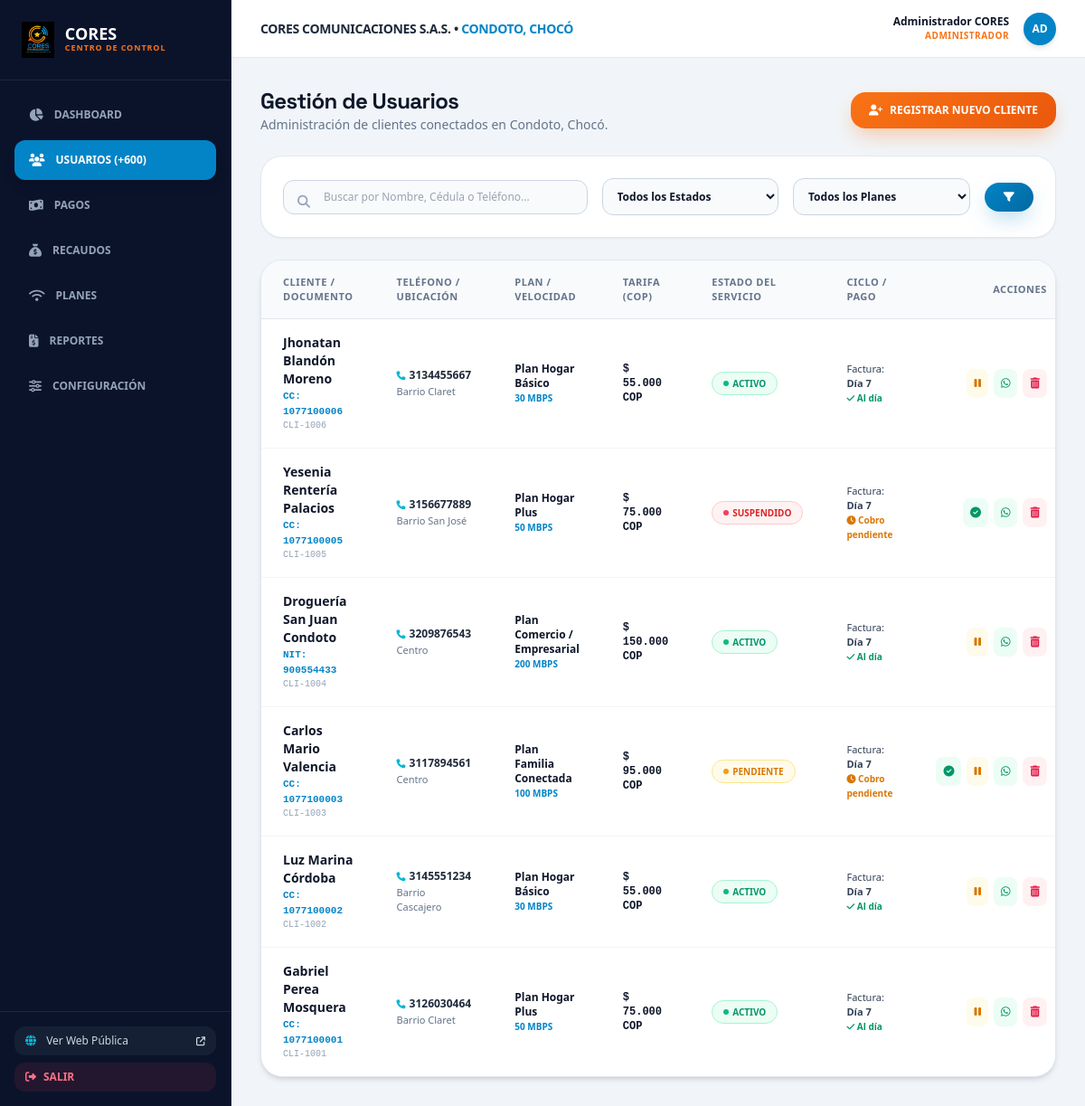
The app's page /index.php?view=admin_users (signed in) with its own data.
### tables this page shows
CREATE TABLE IF NOT EXISTS `users` (
    `id` INT AUTO_INCREMENT PRIMARY KEY,
    `client_code` VARCHAR(50) NULL UNIQUE,
    `name` VARCHAR(150) NOT NULL,
    `document_type` VARCHAR(20) DEFAULT 'CC',
    `document_number` VARCHAR(50) NOT NULL UNIQUE,
    `email` VARCHAR(120) NOT NULL UNIQUE,
    `phone` VARCHAR(30) NOT NULL,
    `address` VARCHAR(200) NOT NULL DEFAULT 'Condoto, Chocó',
    `neighborhood` VARCHAR(100) NULL,
    `role` ENUM('admin', 'operator', 'client') DEFAULT 'client',
    `plan_id` INT NULL,
    `status` ENUM('ACTIVO', 'PENDIENTE DE PAGO', 'SUSPENDIDO') DEFAULT 'ACTIVO',
    `password` VARCHAR(255) NOT NULL,
    `billing_day` INT DEFAULT 7,
    `suspension_day` INT DEFAULT 8,
    `collection_day` INT DEFAULT 22,
    `installation_date` DATE NULL,
    `notes` TEXT NULL,
    `created_at` TIMESTAMP DEFAULT CURRENT_TIMESTAMP,
    `updated_at` TIMESTAMP DEFAULT CURRENT_TIMESTAMP ON UPDATE CURRENT_TIMESTAMP,
    FOREIGN KEY (`plan_id`) REFERENCES `plans`(`id`) ON DELETE SET NULL
);

CREATE TABLE IF NOT EXISTS `plans` (
    `id` INT AUTO_INCREMENT PRIMARY KEY,
    `name` VARCHAR(100) NOT NULL,
    `code` VARCHAR(50) NOT NULL UNIQUE,
    `speed` VARCHAR(50) NOT NULL,
    `price` DECIMAL(12, 2) NOT NULL,
    `technology` VARCHAR(50) DEFAULT 'Fibra Óptica',
    `features` TEXT NOT NULL,
    `is_featured` TINYINT(1) DEFAULT 0,
    `status` ENUM('active', 'inactive') DEFAULT 'active',
    `created_at` TIMESTAMP DEFAULT CURRENT_TIMESTAMP
);

### config/config.php (called while the page is built, shortened)
<?php
function getWhatsAppLink($custom_message = null) {
    $phone = COMPANY_WHATSAPP;
    return "https://wa.me/" . $phone . "?text=" . urlencode($custom_message);
}
function formatCOP($amount) {
    return '$ ' . number_format((float)$amount, 0, ',', '.') . ' COP';
}

### views/admin/users.php (the view, shortened to what this page needs)
<?php
require_once __DIR__ . '/../../config/config.php';
$db = getDBConnection();
$search = trim($_GET['search'] ?? '');
$query = "
    SELECT u.*, p.name as plan_name, p.speed as plan_speed, p.price as plan_price,
           (SELECT status FROM invoices WHERE user_id = u.id ORDER BY id DESC LIMIT 1) as last_invoice_status
    FROM users u
    LEFT JOIN plans p ON u.plan_id = p.id
    WHERE u.role = 'client'
";
$params = [];
$query .= " ORDER BY u.id DESC";
$stmt = $db->prepare($query);
$stmt->execute($params);
$clients = $stmt->fetchAll();
?>
<div class="space-y-6">
    <div class="flex flex-wrap items-center justify-between gap-4">
        <div>
            <h1 class="text-2xl font-black text-slate-900 tracking-tight">Gestión de Usuarios</h1>
            <p class="text-xs sm:text-sm text-slate-500 font-medium">Administración de clientes conectados en Condoto, Chocó.</p>
        </div>
        <button onclick="openModal('modalNewUser')" class="btn-cores-primary px-5 py-3 text-xs font-bold flex items-center gap-2">
            <i class="fa-solid fa-user-plus"></i> REGISTRAR NUEVO CLIENTE
        </button>
    </div>
    <div class="bg-white p-6 rounded-3xl border border-slate-200 shadow-sm">
        <form method="GET" action="index.php" class="grid sm:grid-cols-12 gap-4 items-center">
            <div class="sm:col-span-5 relative">
                <i class="fa-solid fa-magnifying-glass absolute left-4 top-3.5 text-slate-400 text-sm"></i>
                <input type="text" name="search" value="<?= htmlspecialchars($search) ?>" placeholder="Buscar por Nombre, Cédula o Teléfono..." class="w-full pl-11 pr-4 py-2.5 bg-slate-50 border border-slate-300 rounded-xl text-xs focus:border-cores-blue focus:bg-white focus:outline-none transition">
            </div>
            <div class="sm:col-span-3">
                <select name="status" class="w-full px-3 py-2.5 bg-slate-50 border border-slate-300 rounded-xl text-xs font-semibold focus:border-cores-blue focus:bg-white focus:outline-none transition">
                    <option value="">Todos los Estados</option>
                </select>
            </div>
            <div class="sm:col-span-3">
                <select name="plan_id" class="w-full px-3 py-2.5 bg-slate-50 border border-slate-300 rounded-xl text-xs font-semibold focus:border-cores-blue focus:bg-white focus:outline-none transition">
                    <option value="">Todos los Planes</option>
                </select>
            </div>
            <div class="sm:col-span-1">
                <button type="submit" class="btn-cores-blue w-full py-2.5 text-xs font-bold flex items-center justify-center">
                    <i class="fa-solid fa-filter"></i>
                </button>
            </div>
        </form>
    </div>
    <div class="bg-white rounded-3xl border border-slate-200 shadow-md overflow-hidden">
        <div class="overflow-x-auto">
            <table class="w-full text-left text-xs text-slate-600">
                <thead class="bg-slate-50 border-b border-slate-200 text-[11px] font-black uppercase text-slate-500 tracking-wider">
                    <tr>
                        <th class="px-6 py-4">Cliente / Documento</th>
                        <th class="px-6 py-4">Teléfono / Ubicación</th>
                        <th class="px-6 py-4">Plan / Velocidad</th>
                        <th class="px-6 py-4">Tarifa (COP)</th>
                        <th class="px-6 py-4">Estado del Servicio</th>
                        <th class="px-6 py-4">Ciclo / Pago</th>
                        <th class="px-6 py-4 text-right">Acciones</th>
                    </tr>
                </thead>
                <tbody class="divide-y divide-slate-100">
                    <?php if (!empty($clients)): ?>
                        <?php foreach ($clients as $c): ?>
                            <tr class="hover:bg-slate-50/80 transition">
                                <td class="px-6 py-4">
                                    <div class="font-black text-slate-900 text-sm"><?= htmlspecialchars($c['name']) ?></div>
                                    <span class="text-[11px] font-mono text-cores-blue font-bold"><?= htmlspecialchars($c['document_type']) ?>: <?= htmlspecialchars($c['document_number']) ?></span>
                                    <span class="text-[10px] text-slate-400 block font-mono"><?= htmlspecialchars($c['client_code'] ?? 'CLI-' . $c['id']) ?></span>
                                </td>
                                <td class="px-6 py-4">
                                    <div class="font-bold text-slate-800 flex items-center gap-1">
                                        <i class="fa-solid fa-phone text-[10px] text-cores-cyan"></i> <?= htmlspecialchars($c['phone']) ?>
                                    </div>
                                    <div class="text-[11px] text-slate-500 mt-0.5"><?= htmlspecialchars($c['neighborhood'] ?? $c['address']) ?></div>
                                </td>
                                <td class="px-6 py-4">
                                    <div class="font-bold text-slate-900"><?= htmlspecialchars($c['plan_name'] ?? 'Sin Plan') ?></div>
                                    <span class="text-[10px] font-black text-cores-blue uppercase"><?= htmlspecialchars($c['plan_speed'] ?? 'N/A') ?></span>
                                </td>
                                <td class="px-6 py-4 font-black text-slate-900 font-mono">
                                    <?= formatCOP($c['plan_price'] ?? 0) ?>
                                </td>
                                <td class="px-6 py-4">
                                    <?php if ($c['status'] === 'ACTIVO'): ?>
                                        <span class="badge-active px-3 py-1 rounded-full font-bold text-[10px] inline-flex items-center gap-1">
                                            <span class="w-1.5 h-1.5 rounded-full bg-emerald-500"></span> ACTIVO
                                        </span>
                                    <?php elseif ($c['status'] === 'PENDIENTE DE PAGO'): ?>
                                        <span class="badge-pending px-3 py-1 rounded-full font-bold text-[10px] inline-flex items-center gap-1">
                                            <span class="w-1.5 h-1.5 rounded-full bg-amber-500"></span> PENDIENTE
                                        </span>
                                    <?php else: ?>
                                        <span class="badge-suspended px-3 py-1 rounded-full font-bold text-[10px] inline-flex items-center gap-1">
                                            <span class="w-1.5 h-1.5 rounded-full bg-rose-500"></span> SUSPENDIDO
                                        </span>
                                    <?php endif; ?>
                                </td>
                                <td class="px-6 py-4">
                                    <div class="text-[11px] text-slate-700">Factura: <strong>Día <?= $c['billing_day'] ?? BILLING_DAY ?></strong></div>
                                    <?php if ($c['last_invoice_status'] === 'PAGADO'): ?>
                                        <span class="text-[10px] font-bold text-emerald-600"><i class="fa-solid fa-check"></i> Al día</span>
                                    <?php else: ?>
                                        <span class="text-[10px] font-bold text-amber-600"><i class="fa-solid fa-clock"></i> Cobro pendiente</span>
                                    <?php endif; ?>
                                </td>
                                <td class="px-6 py-4 text-right">
                                    <div class="flex items-center justify-end gap-1.5">
                                        <?php if ($c['status'] !== 'ACTIVO'): ?>
                                            <form method="POST" action="index.php?action=change_user_status" class="inline">
                                                <button type="submit" class="p-2 bg-emerald-50 hover:bg-emerald-100 text-emerald-600 rounded-lg transition" title="Activar Servicio">
                                                    <i class="fa-solid fa-circle-check"></i>
                                                </button>
                                            </form>
                                        <?php endif; ?>
                                        <?php if ($c['status'] !== 'SUSPENDIDO'): ?>
                                            <form method="POST" action="index.php?action=change_user_status" class="inline" onsubmit="event.preventDefault(); confirmSuspension('<?= htmlspecialchars($c['name']) ?>', this);">
                                                <button type="submit" class="p-2 bg-amber-50 hover:bg-amber-100 text-amber-600 rounded-lg transition" title="Suspender Servicio">
                                                    <i class="fa-solid fa-pause"></i>
                                                </button>
                                            </form>
                                        <?php endif; ?>
                                        <a href="<?= getWhatsAppLink("Hola {$c['name']}, le contactamos de CORES COMUNICACIONES S.A.S. respecto a su servicio de Internet.") ?>" target="_blank" class="p-2 bg-emerald-50 hover:bg-emerald-100 text-emerald-600 rounded-lg transition" title="Contactar por WhatsApp">
                                            <i class="fa-brands fa-whatsapp"></i>
                                        </a>
                                        <form method="POST" action="index.php?action=delete_user" class="inline" onsubmit="event.preventDefault(); confirmDeletion('<?= htmlspecialchars($c['name']) ?>', this);">
                                            <button type="submit" class="p-2 bg-rose-50 hover:bg-rose-100 text-rose-600 rounded-lg transition" title="Eliminar Cliente">
                                                <i class="fa-solid fa-trash-can"></i>
                                            </button>
                                        </form>
                                    </div>
                                </td>
                            </tr>
                        <?php endforeach; ?>
                    <?php endif; ?>
                </tbody>
            </table>
        </div>
    </div>
</div>

### assets/css/style.css (style rules this page uses)
:root { --color-blue-dark: #0B132B; --color-blue-navy: #0F172A; --color-blue-primary: #0284C7; --color-cyan-light: #06B6D4; --color-orange-primary: #F97316; --color-orange-dark: #EA580C; }
body { font-family: 'Plus Jakarta Sans', -apple-system, BlinkMacSystemFont, 'Segoe UI', Roboto, sans-serif; color: #1E293B; background-color: #F8FAFC; overflow-x: hidden; }
h1, h2, h3, .font-heading { font-family: 'Space Grotesk', 'Plus Jakarta Sans', sans-serif; }
.btn-cores-primary { background: linear-gradient(135deg, #F97316 0%, #EA580C 100%); color: #FFFFFF; font-weight: 700; border-radius: 1rem; box-shadow: 0 10px 25px -5px rgba(249, 115, 22, 0.4); transition: all 0.25s cubic-bezier(0.4, 0, 0.2, 1); }
.btn-cores-blue { background: linear-gradient(135deg, #0284C7 0%, #0369A1 100%); color: #FFFFFF; font-weight: 700; border-radius: 1rem; box-shadow: 0 10px 25px -5px rgba(2, 132, 199, 0.35); transition: all 0.25s cubic-bezier(0.4, 0, 0.2, 1); }
.badge-active { background-color: #ECFDF5; color: #059669; border: 1px solid #A7F3D0; }
.badge-pending { background-color: #FFFBEB; color: #D97706; border: 1px solid #FDE68A; }
.badge-suspended { background-color: #FEF2F2; color: #DC2626; border: 1px solid #FECACA; }

### records on screen
users: name "Jhonatan Blandón Moreno", document_type "CC", document_number "1077100006", client_code "CLI-1006", phone "3134455667", neighborhood "Barrio Claret", plan.name "Plan Hogar Básico", plan.speed "30 MBPS", plan.price "$ 55.000 COP", status "ACTIVO" (drawn), billing_day "7", shows "Al día"
users: name "Yesenia Rentería Palacios", document_type "CC", document_number "1077100005", client_code "CLI-1005", phone "3156677889", neighborhood "Barrio San José", plan.name "Plan Hogar Plus", plan.speed "50 MBPS", plan.price "$ 75.000 COP", status "SUSPENDIDO" (drawn), billing_day "7", shows "Cobro pendiente"
users: name "Droguería San Juan Condoto", document_type "NIT", document_number "900554433", client_code "CLI-1004", phone "3209876543", neighborhood "Centro", plan.name "Plan Comercio / Empresarial", plan.speed "200 MBPS", plan.price "$ 150.000 COP", status "ACTIVO" (drawn), billing_day "7", shows "Al día"
users: name "Carlos Mario Valencia", document_type "CC", document_number "1077100003", client_code "CLI-1003", phone "3117894561", neighborhood "Centro", plan.name "Plan Familia Conectada", plan.speed "100 MBPS", plan.price "$ 95.000 COP", shows "PENDIENTE", billing_day "7", shows "Cobro pendiente"
users: name "Luz Marina Córdoba", document_type "CC", document_number "1077100002", client_code "CLI-1002", phone "3145551234", neighborhood "Barrio Cascajero", plan.name "Plan Hogar Básico", plan.speed "30 MBPS", plan.price "$ 55.000 COP", status "ACTIVO" (drawn), billing_day "7", shows "Al día"
users: name "Gabriel Perea Mosquera", document_type "CC", document_number "1077100001", client_code "CLI-1001", phone "3126030464", neighborhood "Barrio Claret", plan.name "Plan Hogar Plus", plan.speed "50 MBPS", plan.price "$ 75.000 COP", status "ACTIVO" (drawn), billing_day "7", shows "Al día"

### other values on screen
COMPANY_NAME "CORES COMUNICACIONES S.A.S."
$user['name'] "Administrador CORES"
substr($user['name'], 0, 2) "AD"
